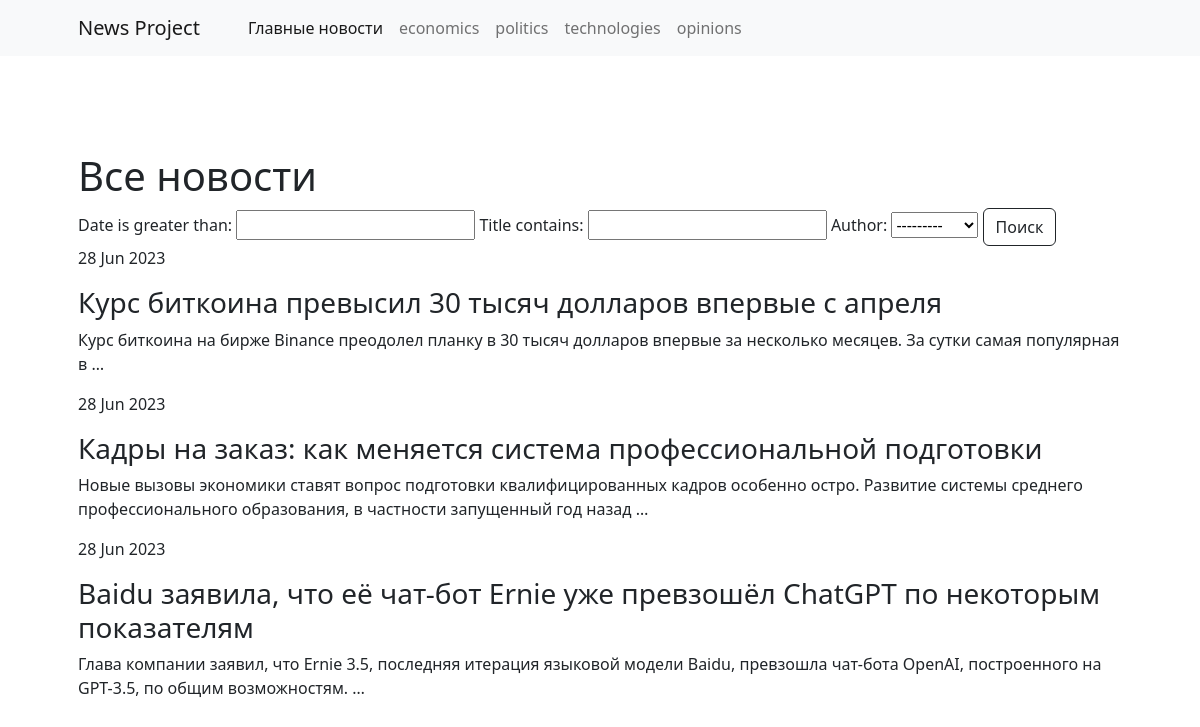
The app's page /search, older data.
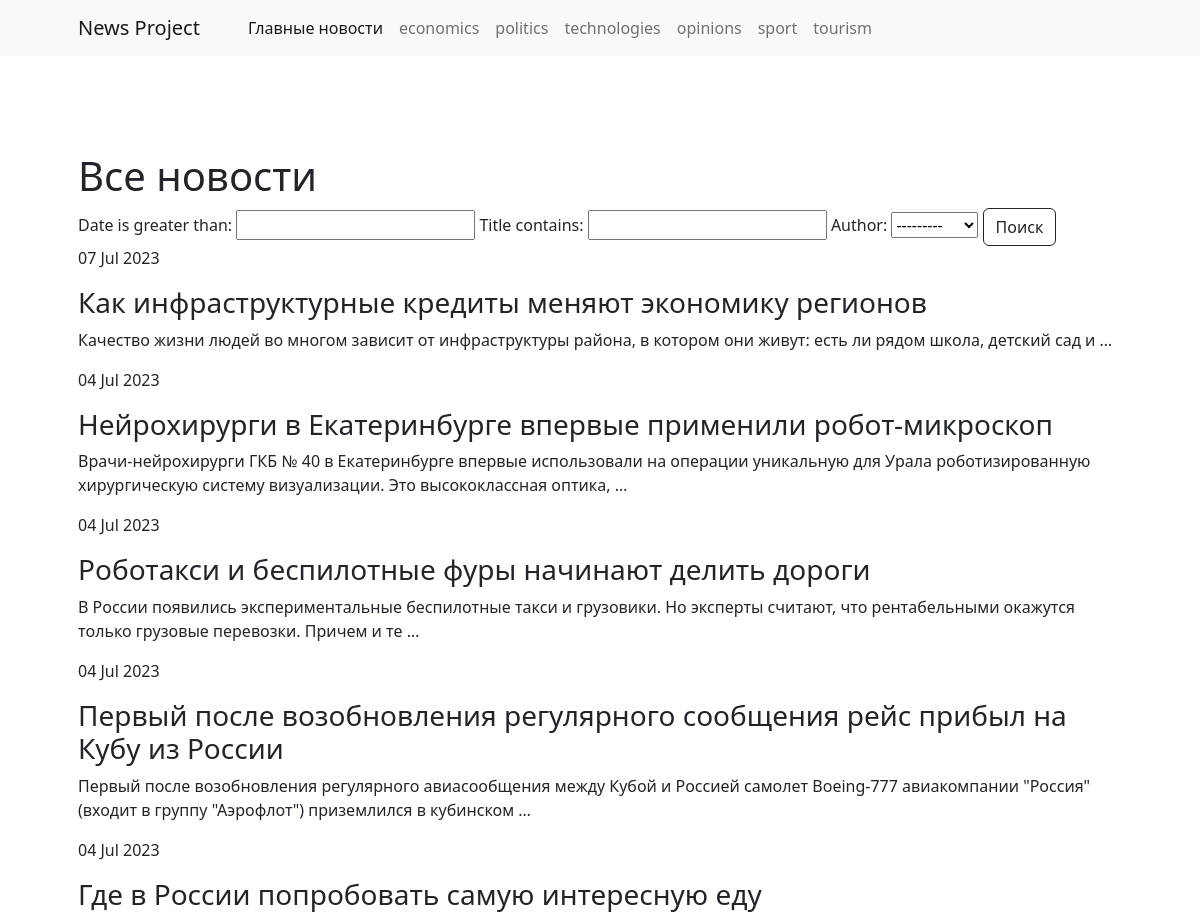
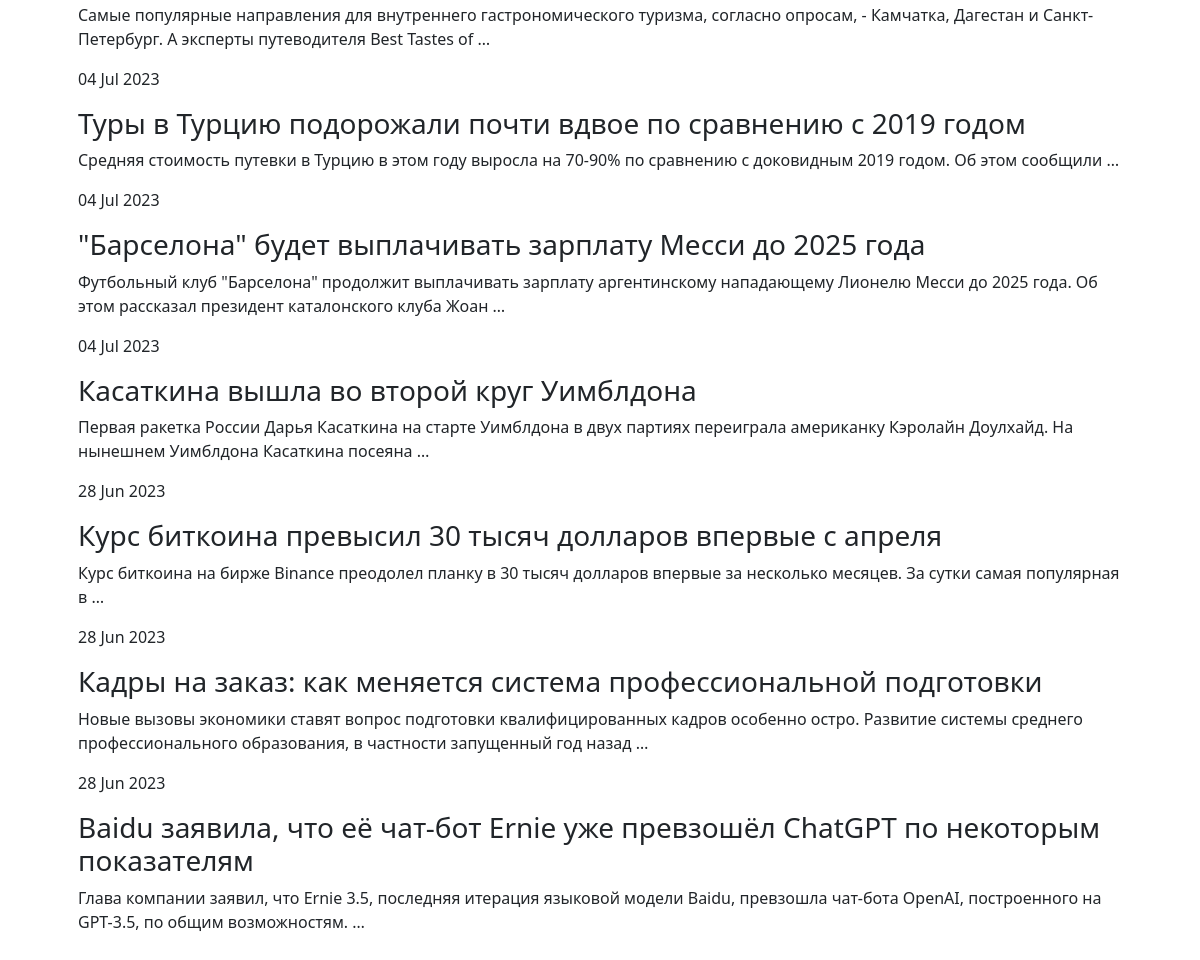
The same page, newer data (2 pictures, top to bottom).
### news/models.py (models this page shows, shortened)
class Category(models.Model):
    name = models.CharField(max_length=64, unique=True)
    subscribers = models.ManyToManyField(User, through='UserCategory', blank=True)
    slug = models.SlugField(max_length=255, unique=True, db_index=True, null=True)

class Author(models.Model):
    author = models.OneToOneField(User, on_delete=models.CASCADE)
    rating = models.IntegerField(default=0)
    def __str__(self):
        return f'{self.author.username}'

class Post(models.Model):
    author = models.ForeignKey(Author, on_delete=models.CASCADE)
    is_news = models.BooleanField(default=False)  # news=True, article=False
    date = models.DateTimeField(auto_now_add=True)
    title = models.CharField(max_length=255)
    text = models.TextField()
    rating = models.IntegerField(default=0)
    category = models.ManyToManyField(Category, related_name='posts', through='PostCategory')

### news/views.py (the view)
# urls.py: path('search', PostSearh.as_view(), name='search'),
class PostSearh(ListView):
    model = Post
    template_name = 'search.html'
    ordering = ['-id']
    def get_context_data(self, **kwargs):
        context = super().get_context_data(**kwargs)
        context['filter'] = PostFilter(self.request.GET, queryset=self.get_queryset())
        return context

### news/templatetags/custom_tags.py (called while the page is built)
@register.inclusion_tag('navigation.html', takes_context=True)
def show_navigation(context):
    categories = Category.objects.all()
    return {
        "categories": categories,
    }

### templates/search.html (shortened to what this page needs)
{% extends 'default.html' %}
{% load custom_filters %}
{% block content %}
<h1>Все новости</h1>
<form method="GET">
    {{ filter.form }}
    <button class="btn btn-outline-dark mt-auto">Поиск</button>
</form>
{% for post in filter.qs %}
<p>{{ post.date | date:'d M Y' }}</p>
<h3>{{ post.title | censure:'***' }}</h3>
<p>{{ post.text | truncatewords:20 | censure:'***' }}</p>
{% endfor %}
{% endblock content %}

### templates/default.html (shortened to what this page needs)
{% load static %}
{% load custom_tags %}
<!DOCTYPE html>
<html lang="ru">
    <head>
        <link href="https://cdn.jsdelivr.net/npm/bootstrap-icons@1.5.0/font/bootstrap-icons.css" rel="stylesheet" />
        <link href="{% static 'startbootstrap-shop-item-gh-pages/css/styles.css' %}" rel="stylesheet">
    </head>
<body>
  <nav class="navbar navbar-expand-lg navbar-light bg-light">
    <div class="container px-4 px-lg-5">
        <a class="navbar-brand" href="#!">News Project</a>
        <div class="collapse navbar-collapse" id="navbarSupportedContent">
            {% show_navigation %}
        </div>
    </div>
</nav>
  <section class="py-5">
    <div class="container px-4 px-lg-5 my-5">
        <div class="row gx-4 gx-lg-5 align-items-center">
              {% block content %}{% endblock content %}
        </div>
    </div>
</section>
</body>
</html>

### templates/navigation.html
{% load cache %}
{% cache 300 navigation %}
<ul class="navbar-nav me-auto mb-2 mb-lg-0 ms-lg-4">
    <li class="nav-item"><a class="nav-link active" aria-current="page" href="/">Главные новости</a></li>
    {% for category in categories %}
    <li class="nav-item"><a class="nav-link" href="{% url 'categories' category.slug %}">{{ category.name }}</a></li>
    {% endfor %}
</ul>
{% endcache %}

Row changes from the older to the newer data that the page shows:
added Category: name "sport"
added Category: name "tourism"
added Post: date "07 Jul 2023", title|censure "Как инфраструктурные кредиты меняют экономику регионов", text|censure "Качество жизни людей во многом зависит от инфраструктуры района, в котором они живут: есть ли рядом школа, детский сад и …"
added Post: date "04 Jul 2023", title|censure "Нейрохирурги в Екатеринбурге впервые применили робот-микроскоп", text|censure "Врачи-нейрохирурги ГКБ № 40 в Екатеринбурге впервые использовали на операции уникальную для Урала роботизированную хирургическую систему визуализации. Это высококлассная оптика, …"
added Post: date "04 Jul 2023", title|censure "Роботакси и беспилотные фуры начинают делить дороги", text|censure "В России появились экспериментальные беспилотные такси и грузовики. Но эксперты считают, что рентабельными окажутся только грузовые перевозки. Причем и те …"
added Post: date "04 Jul 2023", title|censure "Первый после возобновления регулярного сообщения рейс прибыл на Кубу из России", text|censure "Первый после возобновления регулярного авиасообщения между Кубой и Россией самолет Boeing-777 авиакомпании \"Россия\" (входит в группу \"Аэрофлот\") приземлился в кубинском …"
added Post: date "04 Jul 2023", title|censure "Где в России попробовать самую интересную еду", text|censure "Самые популярные направления для внутреннего гастрономического туризма, согласно опросам, - Камчатка, Дагестан и Санкт-Петербург. А эксперты путеводителя Best Tastes of …"
added Post: date "04 Jul 2023", title|censure "Туры в Турцию подорожали почти вдвое по сравнению с 2019 годом", text|censure "Средняя стоимость путевки в Турцию в этом году выросла на 70-90% по сравнению с доковидным 2019 годом. Об этом сообщили …"
added Post: date "04 Jul 2023", title|censure "\"Барселона\" будет выплачивать зарплату Месси до 2025 года", text|censure "Футбольный клуб \"Барселона\" продолжит выплачивать зарплату аргентинскому нападающему Лионелю Месси до 2025 года. Об этом рассказал президент каталонского клуба Жоан …"
added Post: date "04 Jul 2023", title|censure "Касаткина вышла во второй круг Уимблдона", text|censure "Первая ракетка России Дарья Касаткина на старте Уимблдона в двух партиях переиграла американку Кэролайн Доулхайд. На нынешнем Уимблдона Касаткина посеяна …"
